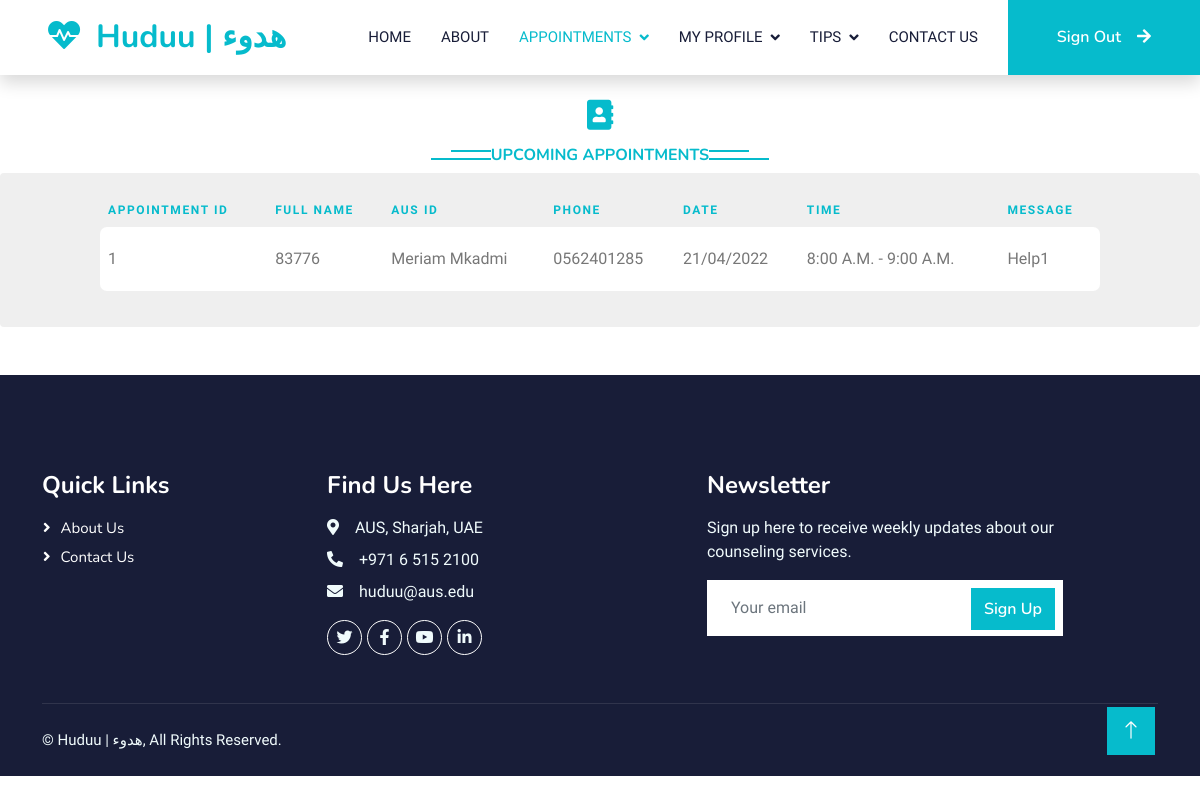
Before: /viewAppointmentCounselor (signed in) with the older database file.
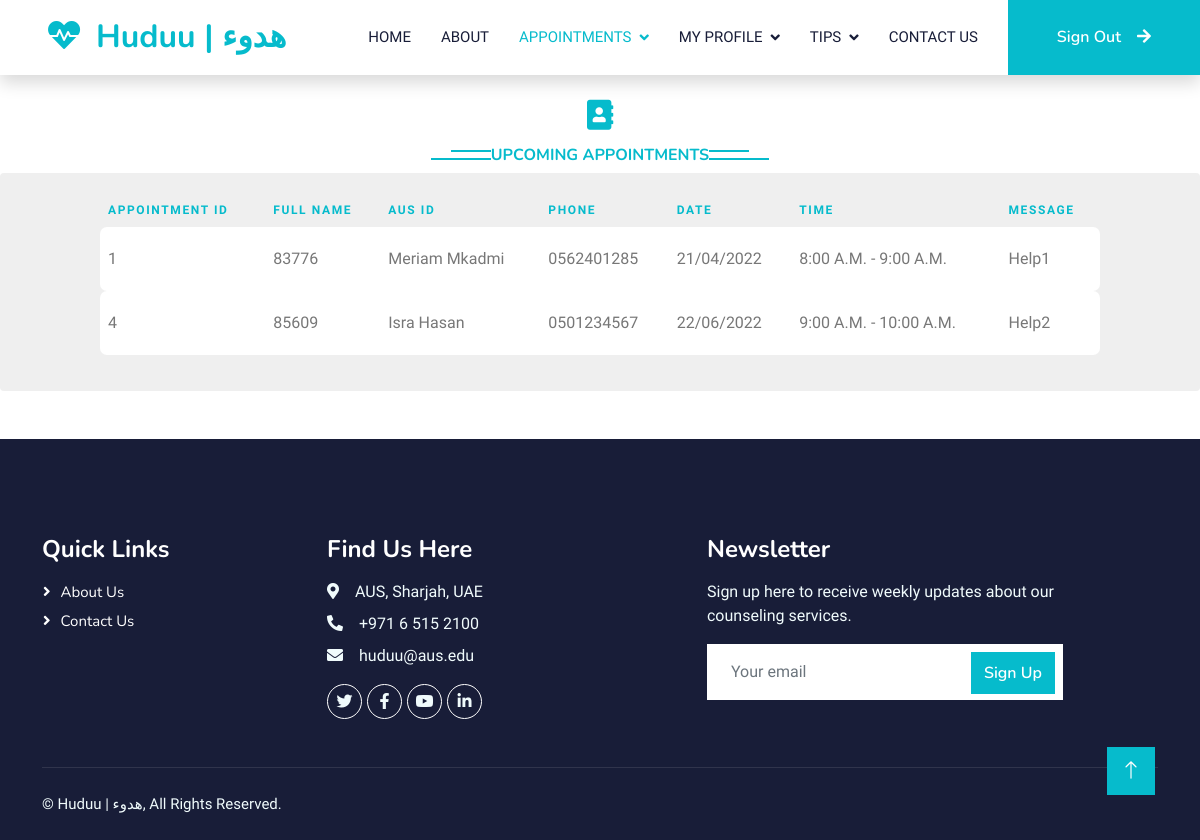
After: the same page with the newer database file.
### website/models.py (models this page shows)
class Appointments(db.Model):
    id = db.Column(db.Integer, primary_key=True, unique=True, nullable=False)
    name=db.Column(db.String(150), nullable=False)
    studentID=db.Column(db.Integer, nullable=False)
    counselor=db.Column(db.Integer, nullable=False)
    date=db.Column(db.String(10), nullable=False)
    phone=db.Column(db.String(100), nullable=False)
    time=db.Column(db.String(50), nullable=False)
    message = db.Column(db.String(1000))

class User(db.Model, UserMixin):
    username = db.Column(db.String(80), unique=True, nullable=False)
    password = db.Column(db.String(80),nullable=False)
    name = db.Column(db.String(80), nullable=False)
    id = db.Column(db.Integer, primary_key=True, unique=True, nullable=False)
    email = db.Column(db.String(120), unique=True, nullable=False)
    phone = db.Column(db.Integer, unique=True, nullable=False)
    userType=db.Column(db.Boolean, nullable=False)

### website/views.py (the view)
@views.route('/viewAppointmentCounselor', methods = ['GET', 'POST'])
def appointmentCounselor():
    ap=Appointments.query.filter_by(counselor=current_user.id).all()
    namesS=[]
    for i in range(len(ap)):
        studentName=(User.query.filter_by(id=ap[i].studentID).first()).name
        namesS.append(studentName)
    return render_template('viewAppointmentCounselor.html', ap=ap, namesS=namesS)

### website/__init__.py (called while the page is built)
def create_app():
    app = Flask(__name__)
    app.config['SECRET_KEY'] = 'hjshjhdjah kjshkjdhjs'
    app.config['SQLALCHEMY_DATABASE_URI'] = f'sqlite:///{DB_NAME}'
    db.init_app(app)
    from .views import views
    from .auth import auth
    app.register_blueprint(views, url_prefix='/')
    app.register_blueprint(auth, url_prefix='/')
    from .models import User,Progress,Appointments, StudentTips
    create_database(app)
    login_manager = LoginManager()
    login_manager.login_view = 'auth.login'
    login_manager.init_app(app)
    @login_manager.user_loader
    def load_user(id):
        return User.query.get(int(id))
    return app

### website/templates/viewAppointmentCounselor.html (shortened to what this page needs)
<!DOCTYPE html>
<html lang="en">
<head>
<link
	href="https://cdnjs.cloudflare.com/ajax/libs/font-awesome/5.10.0/css/all.min.css"
	rel="stylesheet">
<link
	href="https://cdn.jsdelivr.net/npm/bootstrap-icons@1.4.1/font/bootstrap-icons.css"
	rel="stylesheet">
<link href="{{ url_for('static', filename='lib/animate/animate.min.css') }}" rel="stylesheet">
<link href="{{ url_for('static', filename='lib/owlcarousel/assets/owl.carousel.min.css') }}"
	rel="stylesheet">
<link href="{{ url_for('static', filename='css/bootstrap.min.css') }}" rel="stylesheet">
<link href="{{ url_for('static', filename='css/style.css') }}" rel="stylesheet">
</head>
<body>
	<nav
		class="navbar navbar-expand-lg bg-white navbar-light shadow sticky-top p-0">
		<a href="index.html"
			class="navbar-brand d-flex align-items-center px-4 px-lg-5">
			<h2 class="m-0 text-primary">
				<i class="fa fa-heartbeat me-3"></i>Huduu | هدوء
			</h2>
		</a>
		<div class="collapse navbar-collapse" id="navbarCollapse">
			<div class="navbar-nav ms-auto p-4 p-lg-0">
				<a href="indexStudent.html" class="nav-item nav-link">Home</a> <a
					href="aboutStudent.html" class="nav-item nav-link">About</a>
				<div class="nav-item dropdown">
					<a href="#" class="nav-link active dropdown-toggle"
						data-bs-toggle="dropdown">Appointments</a>
				</div>
				<div class="nav-item dropdown">
					<a href="#" class="nav-link dropdown-toggle"
						data-bs-toggle="dropdown">My Profile</a>
				</div>
				<div class="nav-item dropdown">
					<a href="#" class="nav-link dropdown-toggle"
						data-bs-toggle="dropdown">Tips</a>
				</div>
				<a href="contactStudent.html" class="nav-item nav-link">Contact
					Us</a>
			</div>
			<a href="index.html"
				class="btn btn-primary py-4 px-lg-5 d-none d-lg-block">Sign Out<i
				class="fa fa-arrow-right ms-3"></i></a>
		</div>
	</nav>
	<br>
	<div class="container">
		<div class="text-center">
			<h2 class="text-primary" style="font-size: 30px;">
				<i class="fa fa-address-book"></i>
			</h2>
			<h6 class="section-title bg-white text-center text-primary">Upcoming Appointments</h6>
		</div>
	</div>
	<div class="table-responsive custom-table-responsive"
		style="padding-left: 100px; padding-right: 100px;">
		<table class="table custom-table">
			<thead>
				<tr>
					<th scope="col" style="color: #06BBCC;">Appointment ID</th>
					<th scope="col" style="color: #06BBCC;">Full Name</th>
					<th scope="col" style="color: #06BBCC;">AUS ID</th>
					<th scope="col" style="color: #06BBCC;">Phone</th>
					<th scope="col" style="color: #06BBCC;">Date</th>
					<th scope="col" style="color: #06BBCC;">Time</th>
					<th scope="col" style="color: #06BBCC;">Message</th>
				</tr>
			</thead>
			<tbody>
				{% for item in ap %}
				<tr scope="row">
					<td>{{item.id}}</td>
					<td>{{item.studentID}}</td>
					<td>{{namesS[loop.index0]}}</td>
					<td>{{item.phone}}</td>
					<td>{{item.date}}</td>
					<td>{{item.time}}</td>
					<td>{{item.message}}</td>
				</tr>
				{%endfor%}
			</tbody>
		</table>
	</div>
	<div
		class="container-fluid bg-dark text-light footer pt-5 mt-5 wow fadeIn"
		data-wow-delay="0.1s">
		<div class="container py-5">
			<div class="row g-6">
				<div class="col-lg-3 col-md-6">
					<h4 class="text-white mb-3">Quick Links</h4>
					<a class="btn btn-link" href="">About Us</a> <a
						class="btn btn-link" href="">Contact Us</a>
				</div>
				<div class="col-lg-4 col-md-6">
					<h4 class="text-white mb-3">Find Us Here</h4>
					<p class="mb-2">
						<i class="fa fa-map-marker-alt me-3"></i>AUS, Sharjah, UAE
					</p>
					<p class="mb-2">
						<i class="fa fa-phone-alt me-3"></i>+971 6 515 2100
					</p>
					<p class="mb-2">
						<i class="fa fa-envelope me-3"></i>huduu@aus.edu
					</p>
					<div class="d-flex pt-2">
						<a class="btn btn-outline-light btn-social"
							href="https://twitter.com/AUSharjah?ref_src=twsrc%5Egoogle%7Ctwcamp%5Eserp%7Ctwgr%5Eauthor"><i
							class="fab fa-twitter"></i></a> <a
							class="btn btn-outline-light btn-social"
							href="https://www.facebook.com/ausharjah/"><i
							class="fab fa-facebook-f"></i></a> <a
							class="btn btn-outline-light btn-social"
							href="https://www.youtube.com/user/wwwausedu"><i
							class="fab fa-youtube"></i></a> <a
							class="btn btn-outline-light btn-social"
							href="https://www.linkedin.com/school/ausharjah/mycompany/verification/"><i
							class="fab fa-linkedin-in"></i></a>
					</div>
				</div>
				<div class="col-lg-4 col-md-6">
					<h4 class="text-white mb-3">Newsletter</h4>
					<p>Sign up here to receive weekly updates about our counseling
						services.</p>
					<div class="position-relative mx-auto" style="max-width: 400px;">
						<input class="form-control border-0 w-100 py-3 ps-4 pe-5"
							type="text" placeholder="Your email">
						<button type="button"
							class="btn btn-primary py-2 position-absolute top-0 end-0 mt-2 me-2">Sign
							Up</button>
					</div>
				</div>
			</div>
		</div>
		<div class="container">
			<div class="copyright">
				<div class="row">
					<div class="col-md-6 text-center text-md-start mb-3 mb-md-0">
						&copy; <a>Huduu | هدوء</a>, All Rights Reserved.
					</div>
				</div>
			</div>
		</div>
	</div>
	<a href="#" class="btn btn-lg btn-primary btn-lg-square back-to-top"><i
		class="bi bi-arrow-up"></i></a>
</body>
</html>

### website/static/css/style.css (style rules this page uses)
:root { --primary: #06BBCC; --light: #F0FBFC; --dark: #181d38; }
.back-to-top { position: fixed; display: none; right: 45px; bottom: 45px; z-index: 99; }
.btn { font-family: 'Nunito', sans-serif; font-weight: 600; transition: .5s; }
.btn.btn-primary, .btn.btn-secondary { color: #FFFFFF; }
.btn-lg-square { width: 48px; height: 48px; }
.btn-square, .btn-sm-square, .btn-lg-square { padding: 0; display: flex; align-items: center; justify-content: center; font-weight: normal; border-radius: 0px; }
.navbar .dropdown-toggle::after { border: none; content: "\f107"; font-family: "Font Awesome 5 Free"; font-weight: 900; vertical-align: middle; margin-left: 8px; }
.navbar-light .navbar-nav .nav-link { margin-right: 30px; padding: 25px 0; color: #FFFFFF; font-size: 15px; text-transform: uppercase; outline: none; }
.navbar-light .navbar-nav .nav-link:hover, .navbar-light .navbar-nav .nav-link.active { color: var(--primary); }
.navbar-light .navbar-brand, .navbar-light a.btn { height: 75px; }
.navbar-light .navbar-nav .nav-link { color: var(--dark); font-weight: 500; }
.navbar-light.sticky-top { top: -100px; transition: .5s; }
.section-title { position: relative; display: inline-block; text-transform: uppercase; }
.section-title::before { position: absolute; content: ""; width: calc(100% + 80px); height: 2px; top: 4px; left: -40px; background: var(--primary); z-index: -1; }
.section-title::after { position: absolute; content: ""; width: calc(100% + 120px); height: 2px; bottom: 5px; left: -60px; background: var(--primary); z-index: -1; }
.footer .btn.btn-social { margin-right: 5px; width: 35px; height: 35px; display: flex; align-items: center; justify-content: center; color: var(--light); font-weight: normal; border: 1px solid #FFFFFF; border-radius: 35px; transition: .3s; }
.footer .btn.btn-link { display: block; margin-bottom: 5px; padding: 0; text-align: left; color: #FFFFFF; font-size: 15px; font-weight: normal; text-transform: capitalize; transition: .3s; }
.footer .btn.btn-link::before { position: relative; content: "\f105"; font-family: "Font Awesome 5 Free"; font-weight: 900; margin-right: 10px; }
.footer .copyright { padding: 25px 0; font-size: 15px; border-top: 1px solid rgba(256, 256, 256, .1); }
.footer .copyright a { color: var(--light); }
.custom-table-responsive { background-color: #efefef; padding: 20px; border-radius: 4px; }
.custom-table { min-width: 900px; }
.custom-table thead tr, .custom-table thead th { border-top: none; border-bottom: none !important; font-size: 12px; text-transform: uppercase; letter-spacing: .1rem; }
.custom-table tbody th, .custom-table tbody td { color: #777; font-weight: 400; padding-bottom: 20px; padding-top: 20px; font-weight: 300; }
.custom-table tbody tr:not(.spacer) { border-radius: 7px; overflow: hidden; -webkit-transition: .3s all ease; -o-transition: .3s all ease; transition: .3s all ease; }
.custom-table tbody tr th, .custom-table tbody tr td { background: #fff; border: none; }
.custom-table tbody tr th:first-child, .custom-table tbody tr td:first-child { border-top-left-radius: 7px; border-bottom-left-radius: 7px; }
.custom-table tbody tr th:last-child, .custom-table tbody tr td:last-child { border-top-right-radius: 7px; border-bottom-right-radius: 7px; }

Changed rows visible on the page:
added Appointments: id "4", studentID "85609", phone "0501234567", date "22/06/2022", time "9:00 A.M. - 10:00 A.M.", message "Help2"
now on this page (row unchanged): User: name "Isra Hasan"
